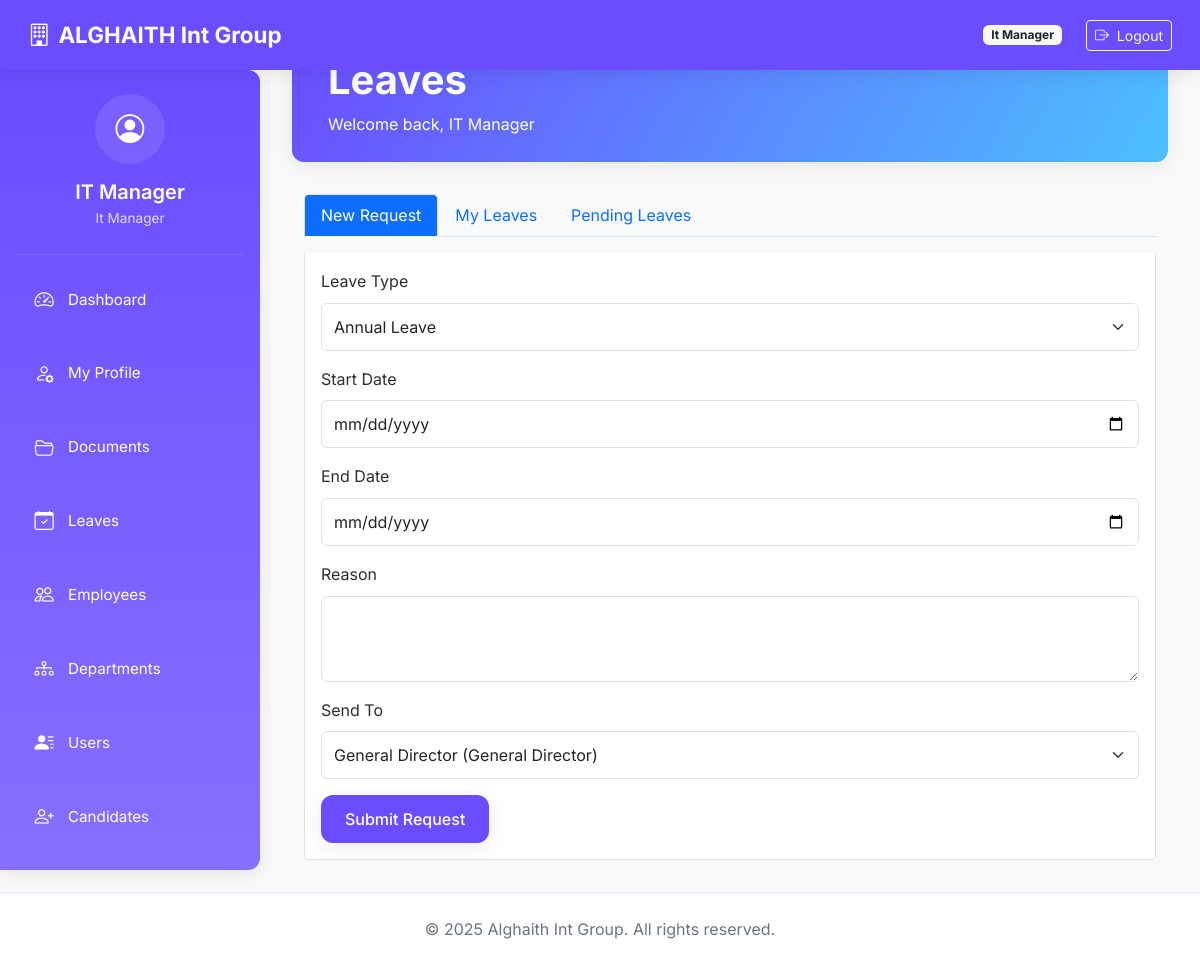
Before: /leave/ (signed in) with the older database file.
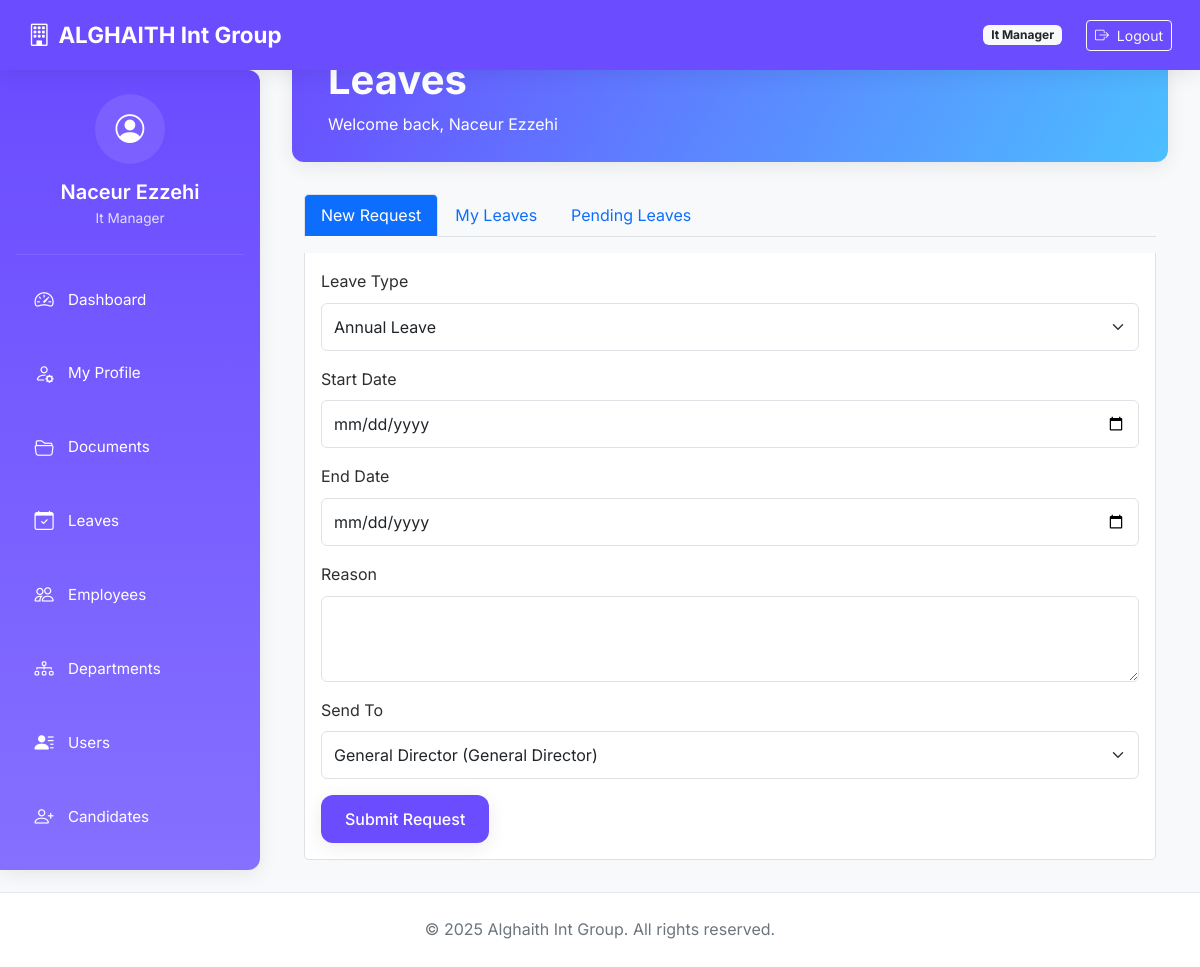
After: the same page with the newer database file.
### core/models.py (models this page shows, shortened)
class User(db.Model, UserMixin):
    __tablename__ = 'users'
    id = db.Column(db.Integer, primary_key=True)
    email = db.Column(db.String(120), unique=True, nullable=False, index=True)
    password_hash = db.Column(db.String(200), nullable=False)
    name = db.Column(db.String(100), nullable=False)
    role = db.Column(db.String(50), nullable=False)  # General Director, IT Manager, etc.
    avatar = db.Column(db.String(255), nullable=True)
    access_code = db.Column(db.String(20), unique=True, nullable=False)
    phone = db.Column(db.String(20), nullable=True)
    position = db.Column(db.String(100), nullable=True)
    created_at = db.Column(db.DateTime, default=datetime.utcnow)
    last_login = db.Column(db.DateTime)
    login_count = db.Column(db.Integer, default=0)
    is_active = db.Column(db.Boolean, default=True, nullable=False)
    documents = db.relationship('UserDocument', back_populates='user', cascade="all, delete-orphan")
    folders_created = db.relationship('Folder', back_populates='creator', cascade="all, delete-orphan")
    activities = db.relationship('ActivityLog', back_populates='user', cascade="all, delete-orphan")
    leave_requests = db.relationship('LeaveRequest', back_populates='requester', foreign_keys='LeaveRequest.user_id')
    approved_requests = db.relationship('LeaveRequest', back_populates='approver', foreign_keys='LeaveRequest.approver_id')
    @property
    def is_authenticated(self):
        return True

### modules/leave/routes.py (the view, shortened to what this page needs)
@leave_bp.route('/', methods=['GET', 'POST'])
@login_required
def leaves_dashboard():
    form = LeaveForm()
    if current_user.role in ['it_manager', 'general_director']:
        approvers = User.query.filter(User.id != current_user.id).all()
    else:
        approvers = User.query.filter(
            User.department_id == current_user.department_id,
            User.role.in_(['manager', 'head_of_department', 'it_manager', 'general_director'])
        ).all()
    form.approver_id.choices = [(u.id, f"{u.name} ({u.role.replace('_', ' ').title()})") for u in approvers]
    my_requests = list_user_requests(current_user.id)
    pending = list_pending_requests(current_user) if current_user.role in ['manager', 'head_of_department', 'it_manager', 'general_director'] else []
    return render_template(
        'dashboard/leaves.html',
        form=form,
        requests=my_requests,
        pending_requests=pending
    )

### core/forms.py
class LeaveForm(FlaskForm):
    type = SelectField('Leave Type', choices=[
        ('annual', 'Annual Leave'),
        ('sick', 'Sick Leave'),
        ('unpaid', 'Unpaid Leave'),
        ('other', 'Other')
    ], validators=[DataRequired()])
    start_date = DateField('Start Date', validators=[DataRequired()])
    end_date = DateField('End Date', validators=[DataRequired()])
    reason = TextAreaField('Reason', validators=[DataRequired()])
    approver_id = SelectField('Send To', coerce=int, validators=[DataRequired()])
    submit = SubmitField('Submit')

### modules/auth/forms.py
class LogoutForm(FlaskForm):
    submit = SubmitField('Logout')

### app.py (called while the page is built)
@login_manager.user_loader
def load_user(user_id):
    from core.models import User
    return db.session.get(User, int(user_id))

@app.before_request
def make_session_permanent():
    session.permanent = True

### modules/leave/services.py (called while the page is built)
def list_user_requests(user_id: int):
    return LeaveRequest.query.filter_by(user_id=user_id).order_by(LeaveRequest.created_at.desc()).all()

### templates/dashboard/leaves.html (shortened to what this page needs)
{% extends "dashboard/base_dashboard.html" %}
{% block dashboard_title %}Leaves{% endblock %}
{% block dashboard_content %}
<div class="container">
    <ul class="nav nav-tabs mb-3" id="leaveTabs" role="tablist">
        {% if current_user.role != 'general_director' %}
        <li class="nav-item" role="presentation">
            <button class="nav-link active" id="new-tab" data-bs-toggle="tab" data-bs-target="#new" type="button" role="tab">New Request</button>
        </li>
        {% endif %}
        <li class="nav-item" role="presentation">
            <button class="nav-link {% if current_user.role == 'general_director' %}active{% endif %}" id="my-tab" data-bs-toggle="tab" data-bs-target="#my" type="button" role="tab">My Leaves</button>
        </li>
        <li class="nav-item" role="presentation">
            <button class="nav-link" id="pending-tab" data-bs-toggle="tab" data-bs-target="#pending" type="button" role="tab">Pending Leaves</button>
        </li>
    </ul>
    <div class="tab-content" id="leaveTabsContent">
        {% if current_user.role != 'general_director' %}
        <div class="tab-pane fade show active" id="new" role="tabpanel">
            <form method="POST" action="{{ url_for('leave.leaves_dashboard') }}">
                <div class="mb-3">
                    {{ form.type.label(class="form-label") }}
                    {{ form.type(class="form-select") }}
                </div>
                <div class="mb-3">
                    {{ form.start_date.label(class="form-label") }}
                    {{ form.start_date(class="form-control") }}
                </div>
                <div class="mb-3">
                    {{ form.end_date.label(class="form-label") }}
                    {{ form.end_date(class="form-control") }}
                </div>
                <div class="mb-3">
                    {{ form.reason.label(class="form-label") }}
                    {{ form.reason(class="form-control", rows="3") }}
                </div>
                <div class="mb-3">
                    {{ form.approver_id.label(class="form-label") }}
                    {{ form.approver_id(class="form-select") }}
                </div>
                <button type="submit" class="btn btn-primary">Submit Request</button>
            </form>
        </div>
        {% endif %}
    </div>
</div>
{% endblock %}

### templates/dashboard/base_dashboard.html (shortened to what this page needs)
<!DOCTYPE html>
<html lang="en">
<head>
    <link href="https://cdn.jsdelivr.net/npm/bootstrap@5.3.0/dist/css/bootstrap.min.css" rel="stylesheet">
    <link href="https://cdn.jsdelivr.net/npm/bootstrap-icons@1.10.5/font/bootstrap-icons.css" rel="stylesheet">
    <link rel="stylesheet" href="{{ url_for('static', filename='css/styles.css') }}">
</head>
<body>
<nav class="navbar navbar-expand-lg navbar-dark">
    <div class="container-fluid">
        <a class="navbar-brand" href="{{ url_for('dashboard.role_dashboard') }}">
            <i class="bi bi-building me-2"></i>ALGHAITH Int Group
        </a>
        <div class="d-flex align-items-center">
            <span class="badge bg-light text-dark me-3 d-none d-md-inline">{{ current_user.role|replace('_', ' ')|title }}</span>
            {% if current_user.is_authenticated %}
            <div class="desktop-logout">
                <form method="post" action="{{ url_for('auth.logout') }}" class="ms-2 d-inline">
                    <button type="submit" class="btn btn-sm btn-outline-light">
                        <i class="bi bi-box-arrow-right me-1"></i> Logout
                    </button>
                </form>
            </div>
            {% endif %}
        </div>
    </div>
</nav>
<div class="sidebar" id="sidebarMenu">
    <div class="sidebar-header">
        <div class="user-info">
            <div class="user-avatar">
                <i class="bi bi-person-circle"></i>
            </div>
            <h5 class="user-name">{{ current_user.name }}</h5>
            <div class="user-role">{{ current_user.role|replace('_', ' ')|title }}</div>
        </div>
    </div>
    <ul class="nav flex-column">
        <li class="nav-item">
            <a class="nav-link" href="{{ url_for('dashboard.role_dashboard') }}">
                <i class="bi bi-speedometer2"></i> <span class="link-text">Dashboard</span>
            </a>
        </li>
        <li class="nav-item">
            <a class="nav-link" href="{{ url_for('profile.my_profile') }}">
                <i class="bi bi-person-gear"></i> <span class="link-text">My Profile</span>
            </a>
        </li>
        <li class="nav-item">
            <a class="nav-link" href="{{ url_for('docs.list_documents') }}">
                <i class="bi bi-folder2-open"></i> <span class="link-text">Documents</span>
            </a>
        </li>
        <li class="nav-item">
            <a class="nav-link" href="{{ url_for('leave.leaves_dashboard') }}">
                <i class="bi bi-calendar-check"></i> <span class="link-text">Leaves</span>
            </a>
        </li>
        <li class="nav-item">
            <a class="nav-link" href="{{ url_for('dashboard.employee_summary') }}">
                <i class="bi bi-people"></i> <span class="link-text">Employees</span>
            </a>
        </li>
        <li class="nav-item">
            <a class="nav-link" href="{{ url_for('department.department_summary') }}">
                <i class="bi bi-diagram-3"></i> <span class="link-text">Departments</span>
            </a>
        </li>
        <li class="nav-item">
            <a class="nav-link" href="{{ url_for('dashboard.user_management') }}">
                <i class="bi bi-person-lines-fill"></i> <span class="link-text">Users</span>
            </a>
        </li>
        <li class="nav-item">
            <a class="nav-link" href="{{ url_for('candidates.list_candidates') }}">
                <i class="bi bi-person-plus"></i> <span class="link-text">Candidates</span>
            </a>
        </li>
    </ul>
</div>
<div class="main-content">
    <div class="dashboard-header">
        <div class="container-fluid">
            <h1 class="dashboard-title">{% block dashboard_title %}Dashboard{% endblock %}</h1>
            <p class="mb-0">Welcome back, {{ current_user.name }}</p>
        </div>
    </div>
    {% block dashboard_content %}{% endblock %}
</div>
<footer>
    <div class="container-fluid">
        &copy; 2025 Alghaith Int Group. All rights reserved.
    </div>
</footer>
</body>
</html>

Changed rows visible on the page:
changed User "It Manager": name "IT Manager" → "Naceur Ezzehi"
